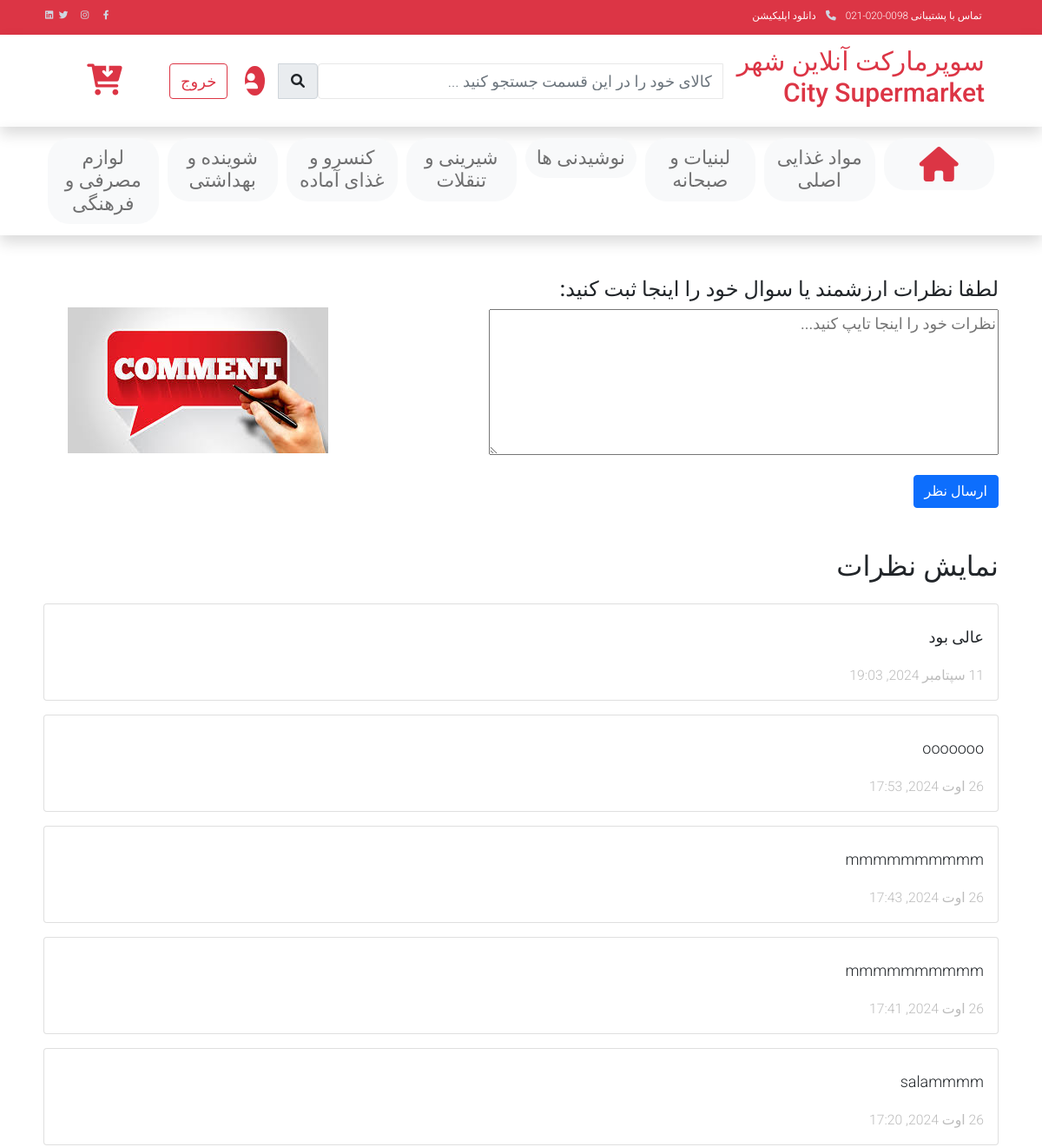
The app's page /comments/ (signed in, upper part), older data.
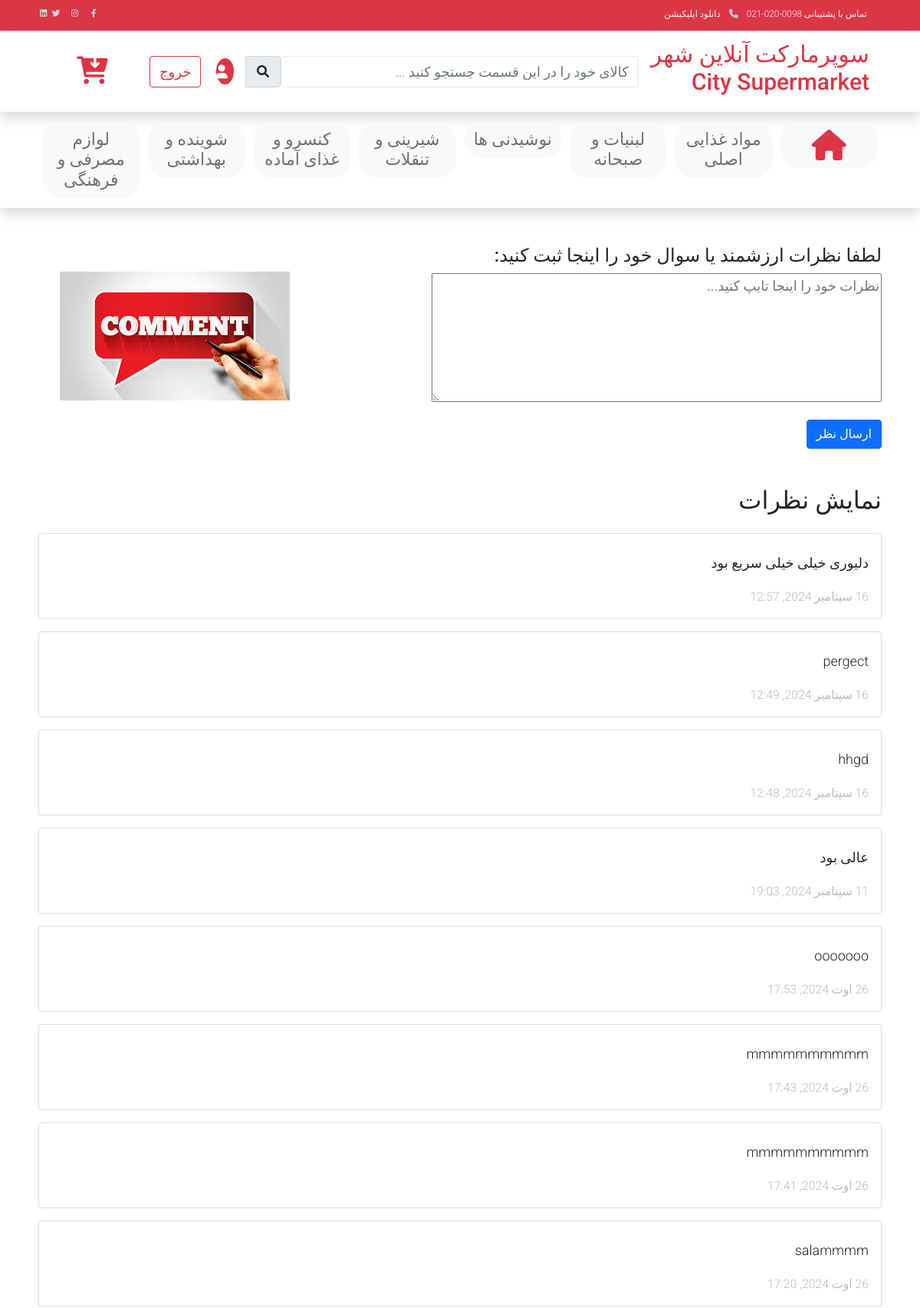
The same page, newer data.
### products/models.py (models this page shows, shortened)
class Category(models.Model):
    id = models.AutoField(primary_key=True)
    name = models.CharField(max_length=255)
    description = models.TextField(blank=True, null=True)
    image = models.ImageField(upload_to="files/cover", blank=True, null=True)
    created_by = models.ForeignKey(CustomUser, on_delete=models.SET_NULL, null=True, blank=True)

### comments/models.py (models this page shows, shortened)
class Comment(models.Model):
    id = models.AutoField(primary_key=True)
    user = models.ForeignKey(CustomUser, null=True, blank=True, on_delete=models.SET_NULL)  # Allow user to be null
    content = models.TextField()
    created_at = models.DateTimeField(auto_now_add=True)

### comments/views.py (the view)
# urls.py: path('', views.comment_page, name='comment_page'),
@login_required
def comment_page(request):
    if request.method == 'POST':
        form = CommentForm(request.POST)
        if form.is_valid():
            comment = form.save(commit=False)
            if request.user and request.user.is_authenticated:
                comment.user = request.user  # Set the current user
                comment.save()
                messages.success(request, "پیام شما با موفقیت ارسال شد، با تشکر!")  # Success message
            else:
                messages.error(request, "کاربر معتبر نیست. لطفاً دوباره وارد شوید.")  # Error if the user is invalid
            return redirect('comments:comment_page')
    else:
        form = CommentForm()
    comments = Comment.objects.all().order_by('-created_at')
    return render(request, 'comment_page.html', {'form': form, 'comments': comments})

### comments/forms.py
class CommentForm(forms.ModelForm):
    class Meta:
        model = Comment
        fields = ['content']
        widgets = {
            'content': forms.Textarea(attrs={'rows': 6, 'cols': 60, 'placeholder': 'نظرات خود را اینجا تایپ کنید...'}),
        }
        labels = {
            'content': '',
        }

### products/context_processors.py (called while the page is built)
def categories_context(request):
    categories = Category.objects.all()
    return {
        'categories': categories
    }

### comments/templates/comment_page.html (shortened to what this page needs)
{% extends "layout_bikeproducts.html" %}
{% load static %}
{% block body_page %}
<div dir="rtl">
    <div class="container mt-5">
        <div class="row">
            <div class="col-md-8">
                <h4>لطفا نظرات ارزشمند یا سوال خود را اینجا ثبت کنید:</h4>
                <form method="post" action="{% url 'comments:comment_page' %}">
                {{ form.as_p }}
                <button type="submit" class="btn btn-primary">ارسال نظر</button>
            </form>
            </div>
            <div class="col-md-4" style="padding: 35px; margin-bottom: 10px;">
                <img src="{% static 'img/comments.png' %}" class="img-fluid" alt="comment">
            </div>
        </div>
        <h2 class="mt-5">نمایش نظرات</h2>
        <div class="comments-list mt-4">
            {% for comment in comments %}
                <div class="card mb-3">
                    <div class="card-body">
                        <p class="card-text">{{ comment.content }}</p>
                        <p class="card-text"><small class="text-muted">{{ comment.created_at|date:"j F Y, H:i" }}</small></p>
                    </div>
                </div>
            {% empty %}
                <p>نظری ثبت نشده است.</p>
            {% endfor %}
        </div>
    </div>
</div>
{% endblock %}

### products/templates/navbar.html (shortened to what the changed rows need)
<!DOCTYPE html>
{% load static %}
{% load i18n %}
<html lang="fa">
    <link href="{% static 'css/bootstrap.min.css' %}" rel="stylesheet">
    <link href="{% static 'css/templatemo.css' %}" rel="stylesheet">
    <link  href="{% static 'css/styles.css' %}" rel="stylesheet">
    <link href="{% static 'css/custom.css' %}" rel="stylesheet">
    <link href="{% static 'css/nav.css' %}" rel="stylesheet">
    <link rel="stylesheet" href="{% static 'css/fontawesome.min.css' %}">
    <link rel="stylesheet" href="{% static 'css/nav.css' %}">
<header class="navbar navbar-expand-lg navbar-light shadow" dir="rtl">
    <div class="container d-flex justify-content-between align-items-center">
        <ul class="nav navbar-nav d-flex justify-content-center flex-nowrap w-100">
            {% for category in categories %}
                <li class="nav-item flex-grow-1 text-center">
                    <a class="nav-link h3 category-link" href="{% url 'products:product_list_by_category' category.id %}">{{ category.name }}</a>
                </li>
            {% endfor %}
        </ul>
    </div>
</header>
<link rel="stylesheet" href="https://cdnjs.cloudflare.com/ajax/libs/font-awesome/6.0.0-beta3/css/all.min.css">
</html>

Row changes from the older to the newer data that the page shows:
added Comment: content "دلیوری خیلی خیلی سریع بود", created_at "16 سپتامبر 2024, 12:57"
added Comment: content "pergect", created_at "16 سپتامبر 2024, 12:49"
added Comment: content "hhgd", created_at "16 سپتامبر 2024, 12:48"
